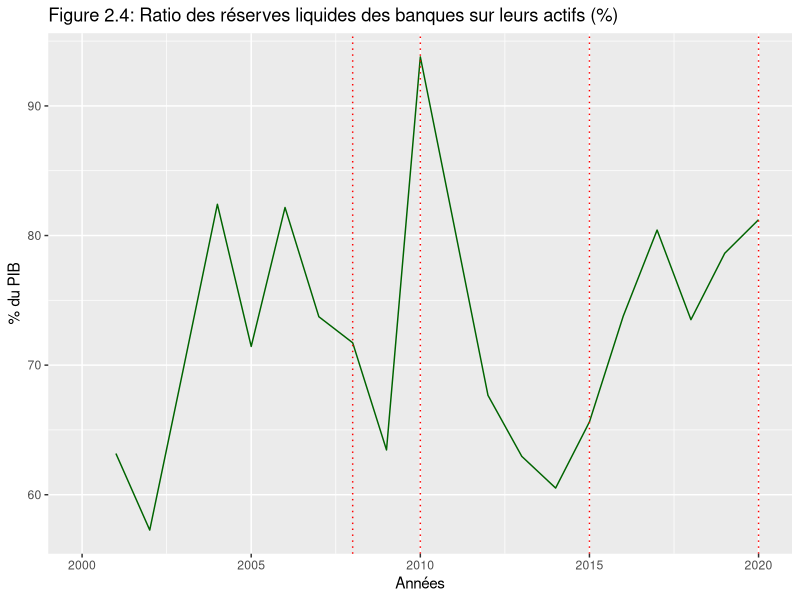
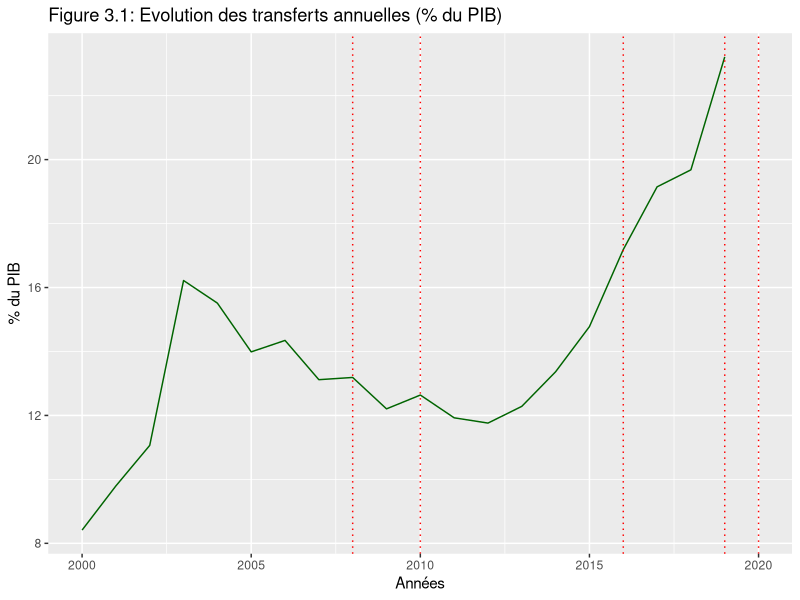
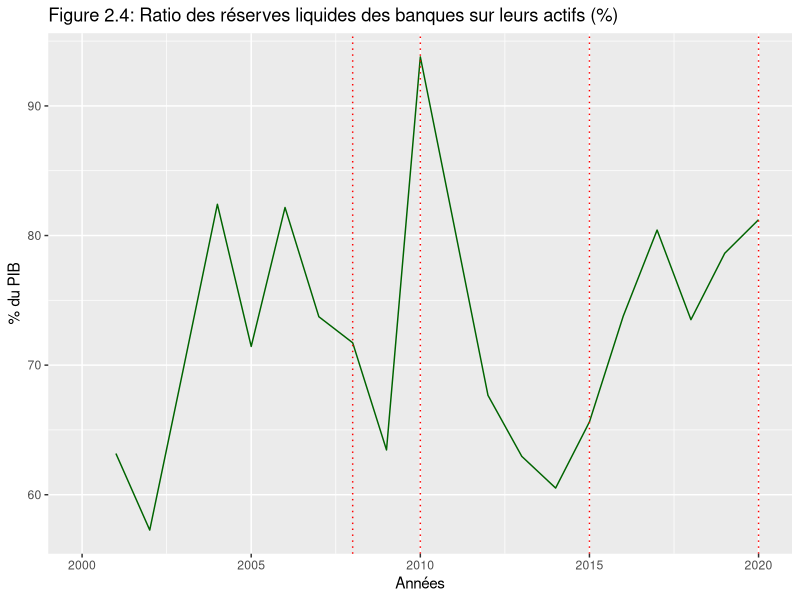
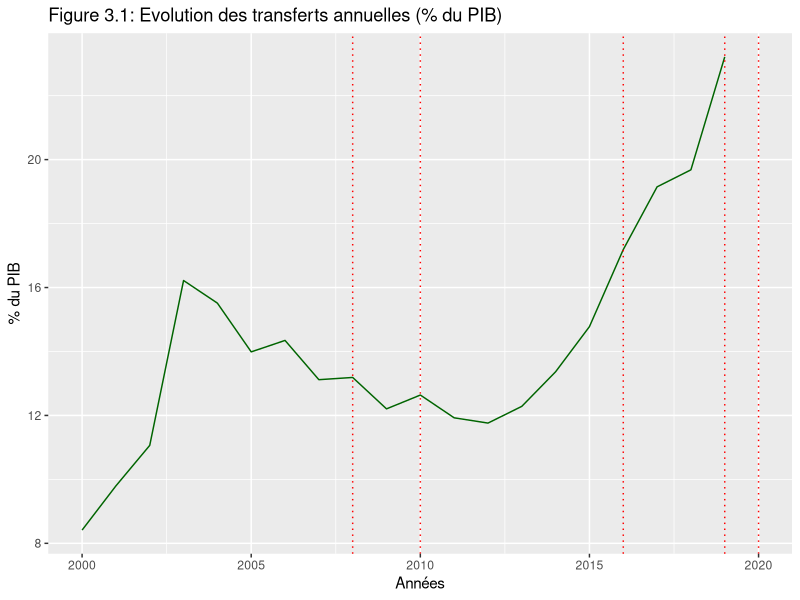

The R source for these figures, in order:
## ---- chunk 1
library(tidyverse)
library(openxlsx)

df <- read.xlsx("WB_HT_DATA.xlsx",startRow = 4)# upload fichier excel
head(df)

# transformation de la base de donnees

df <- df %>% pivot_longer(7:67, names_to = "year", values_to = "n") 
# creation de 2 nouvelles variables
# 1. "year" pour sauvegarder les annees (1960-2020)
# 2. "n" la mesure de chaque indicateur pour chaque annee respective


# Figure 2.4



reserve.ratio <- df %>% 
  filter(Indicator.Name == "Bank liquid reserves to bank assets ratio (%)") %>%
  rename(ratio = n) %>%
  select(year, ratio)

head(reserve.ratio)

reserve.ratio %>% 
  filter(year >= "2000")  %>% 
  mutate(annee = 2000:2020) %>% 
  ggplot(aes(annee, ratio))+
  geom_line(color = "dark green")+
  labs(x = "Années",
       y = "% du PIB",
       title = "Figure 2.4: Ratio des réserves liquides des banques sur leurs actifs (%)")+
  geom_smooth(col = "red", se = F, size = 0.01)+
  geom_vline(xintercept = 2008, linetype = "dotted", color = "red")+
   geom_vline(xintercept = 2010, linetype = "dotted", color = "red")+
   geom_vline(xintercept = 2015, linetype = "dotted", color = "red")+
   geom_vline(xintercept = 2020, linetype = "dotted", color = "red")



# Figure 3.1

pib.data <- df %>%  
  filter(Indicator.Name == "GDP (current US$)") %>%
  rename(PIB = n) %>%
  select(year, PIB)

transferts <- df %>% 
  filter(Indicator.Name == "Personal transfers, receipts (BoP, current US$)") %>% 
  rename(montant.transfert = n) %>% 
  select(montant.transfert)

donnees <- data.frame(c(pib.data, transferts))
head(donnees)

donnees %>% 
  mutate(evolution = montant.transfert / PIB * 100) %>% 
  filter(year >= "2000")  %>% 
  mutate(annee = 2000:2020) %>% 
  ggplot(aes(annee, evolution))+
  geom_line(color = "dark green")+
  labs(x = "Années",
       y = "% du PIB",
       title = "Figure 3.1: Evolution des transferts annuelles (% du PIB)")+
   geom_vline(xintercept = 2008, linetype = "dotted", color = "red")+
   geom_vline(xintercept = 2010, linetype = "dotted", color = "red")+
   geom_vline(xintercept = 2016, linetype = "dotted", color = "red")+
   geom_vline(xintercept = 2019, linetype = "dotted", color = "red")+
  geom_vline(xintercept = 2020, linetype = "dotted", color = "red")




## ---- chunk 2
df <- read.xlsx("WB_HT_DATA.xlsx",startRow = 4)# upload fichier excel

reserve.ratio <- df %>% 
  filter(Indicator.Name == "Bank liquid reserves to bank assets ratio (%)") %>% 
  select(7:67) %>% 
  as.numeric()

annee <- 1960:2020
annee

data <- data.frame(cbind(annee, reserve.ratio))
data

data %>% 
  filter(annee >= 2000) %>% 
  ggplot(aes(annee, reserve.ratio))+
  geom_line(color = "dark green")+
  labs(x = "Années",
       y = "% du PIB",
       title = "Figure 2.4: Ratio des réserves liquides des banques sur leurs actifs (%)")+
  geom_smooth(col = "red", se = F, size = 0.01)+
  geom_vline(xintercept = 2008, linetype = "dotted", color = "red")+
   geom_vline(xintercept = 2010, linetype = "dotted", color = "red")+
   geom_vline(xintercept = 2015, linetype = "dotted", color = "red")+
   geom_vline(xintercept = 2020, linetype = "dotted", color = "red")


# figure 3.1

pib <- df %>%  
  filter(Indicator.Name == "GDP (current US$)") %>% 
  select(7:67) %>% 
  as.numeric()

pib

transferts <- df %>% 
  filter(Indicator.Name == "Personal transfers, receipts (BoP, current US$)") %>%
  select(7:67) %>% 
  as.numeric

donnees <- data.frame(cbind(annee, pib, transferts))

donnees %>% 
  mutate(evolution = transferts / pib * 100) %>% 
  filter(annee >= 2000)  %>% 
  ggplot(aes(annee, evolution))+
  geom_line(color = "dark green")+
  labs(x = "Années",
       y = "% du PIB",
       title = "Figure 3.1: Evolution des transferts annuelles (% du PIB)")+
   geom_vline(xintercept = 2008, linetype = "dotted", color = "red")+
   geom_vline(xintercept = 2010, linetype = "dotted", color = "red")+
   geom_vline(xintercept = 2016, linetype = "dotted", color = "red")+
   geom_vline(xintercept = 2019, linetype = "dotted", color = "red")+
  geom_vline(xintercept = 2020, linetype = "dotted", color = "red")



  






